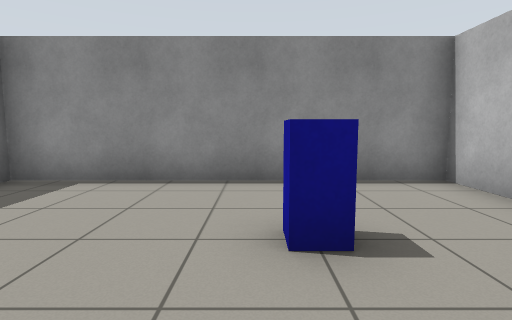
View 1 (above)

16 first-person views from a walk through a Gazebo world. The camera is 0.94 m above the floor, tilts 6° down and sees 80° across. The floor is counted in squares, 1 m on a side. Each view is taken from the middle of a square. On the plan, view 1 faces up. The plan holds only what a view shows up to about 11 squares ahead; the rest is blank.

View 2
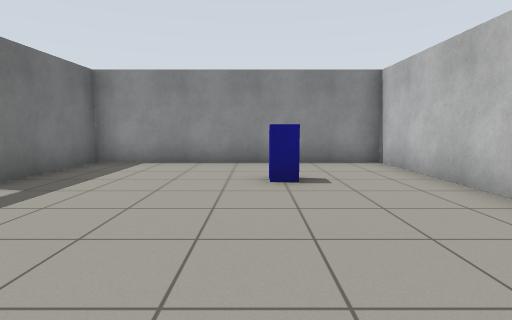

View 3
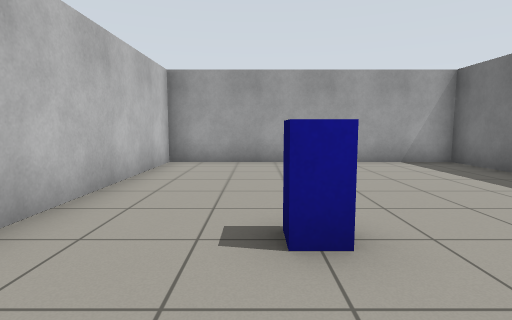

View 4
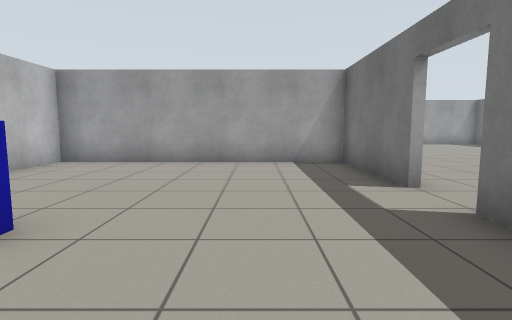

View 5
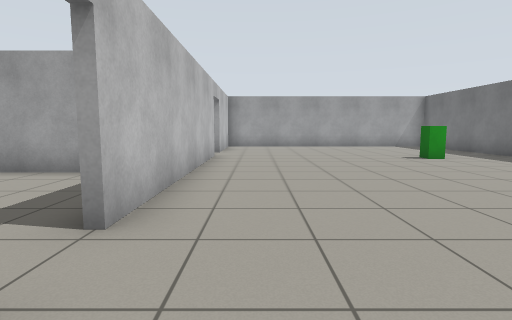

View 6
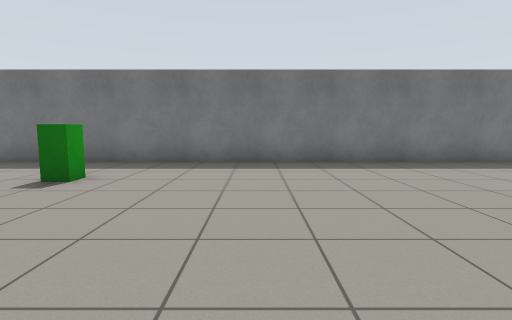

View 7
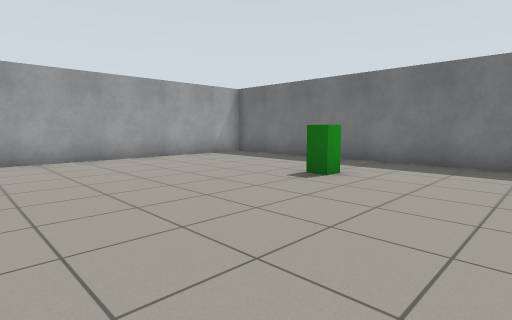

View 8
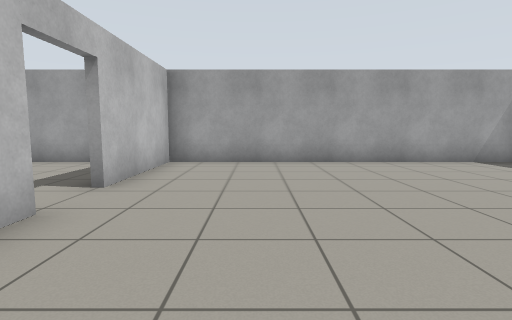

View 9
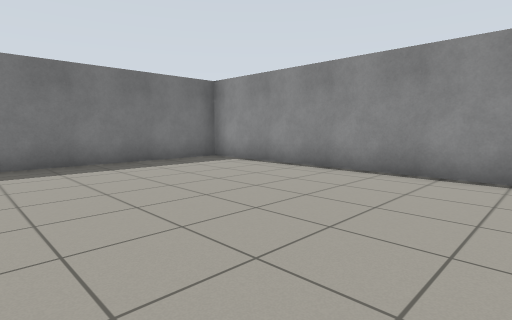

View 10
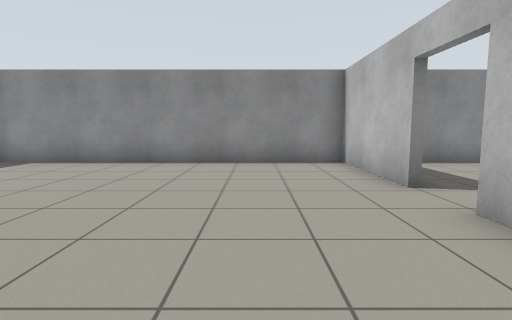

View 11
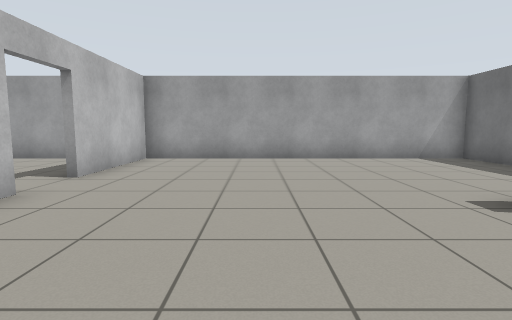

View 12
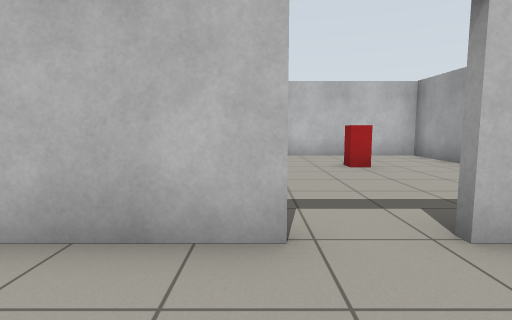

View 13
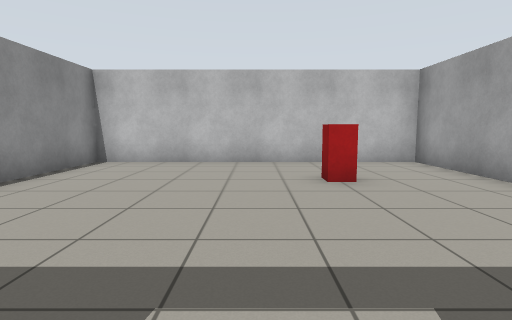

View 14
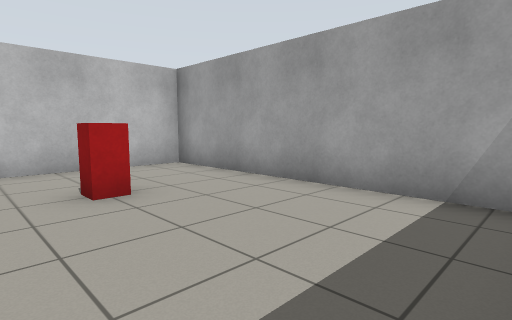

View 15
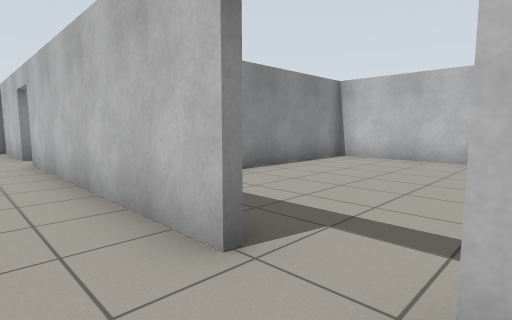

View 16
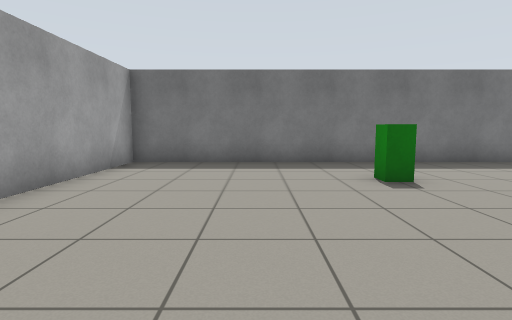

### Floor plan
Points are (right, up) in squares from view 1. A wall is a line through its corners. A room is listed if a view was taken in it or the views show most of it. See-through windows are left out.
Room 1 (views 1, 2, 3, 4)
walls: (-4.4, 0.4) (-4.4, -3.4) (3.5, -3.4); (3.4, -4) (3.4, 5.4) (-4, 5.4); (-4.4, 5.5) (-4.4, 1.8)
ways out: opening at (-4, 1) to room 2
objects: blue box (1, 3)
Room 2 (views 5, 6, 7, 8, 9, 10, 11, 12, 13, 15, 16)
walls: (-4.6, -7.4) (-4.6, 0.2); (-4.6, 1.6) (-4.6, 5.5); (-4, 5.4) (-14.4, 5.4) (-14.4, -12.4) (-4.6, -12.4) (-4.6, -8.6)
ways out: opening at (-4, 1) to room 1; opening at (-4, -8) to room 3
objects: green box (-11, -6)
Room 3 (view 14)
walls: (3.5, -3.6) (-1.1, -3.6); (-3.8, -12.4) (3.4, -12.4) (3.4, -4)
ways out: opening at (-4, -8) to room 2
objects: red box (1, -9)

Where each view was taken, in squares from view 1:
view 1: 0 up, 0 right, facing up
view 2: 3 down, 0 right, facing up
view 3: 5 up, 1 right, facing down
view 4: 5 up, 2 left, facing down
view 5: 3 up, 6 left, facing down
view 6: 3 down, 6 left, facing left
view 7: 3 down, 6 left, facing down-left
view 8: 4 down, 7 left, facing down
view 9: 1 down, 6 left, facing up-left
view 10: 3 down, 7 left, facing up
view 11: 3 down, 8 left, facing down
view 12: 7 down, 7 left, facing right
view 13: 8 down, 5 left, facing right
view 14: 8 down, 4 left, facing down-right
view 15: 9 down, 6 left, facing up-right
view 16: 9 down, 6 left, facing left
